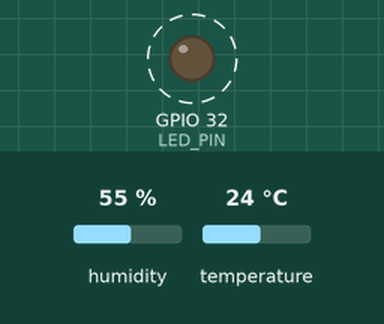
Recording of a program running on a simulated ESP32. Shown: output pins drawn as LEDs (lit = HIGH). Dashed ring = blinking. The inputs (shaded band) are chosen by the test bench; at power-on: humidity 55 %, temperature 24 °C. WiFi joins after 1.5 s; servers stay silent unless stated; random numbers use the default seed unless the program sets one; no MQTT or app messages arrive unless stated; what the program prints to the serial monitor is not drawn.

Above: at 2.0 s.
Timing chart, 0 to 6.4 s (numbered marks = the images above):
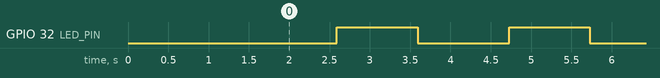

The program:

main.cpp
```cpp
#include <Arduino.h>
#include "DHT.h"
#include <ArduinoJson.h>
#include <WiFi.h>          // Required for ESP32 Wi-Fi
#include <PubSubClient.h>  // Required for MQTT (Install via Library Manager)

// --- Pin Configurations ---
#define LED_PIN 32
#define VOUT_PIN 25
#define DHTPIN 22
#define DHTTYPE DHT11

// --- Wi-Fi & MQTT Configurations ---
const char* ssid     = "iPhone";     // Put your Wi-Fi name here
const char* password = "himomha123"; // Put your Wi-Fi password here

// The MQTT Broker address (Change this to your actual broker)
const char* mqtt_server = "broker.hivemq.com";
const int mqtt_port = 1883;

// Your specific MQTT Topic
const char* mqtt_topic = "csc113/ambientenv/";

// --- Object Initializations ---
DHT dht(DHTPIN, DHTTYPE);
WiFiClient espClient;
PubSubClient client(espClient);

// Function to handle Wi-Fi connection
void setup_wifi() {
  delay(10);
  Serial.println();
  Serial.print("Connecting to ");
  Serial.println(ssid);

  WiFi.mode(WIFI_STA);
  WiFi.begin(ssid, password);

  while (WiFi.status() != WL_CONNECTED) {
    delay(500);
    Serial.print(".");
  }

  Serial.println("");
  Serial.println("WiFi connected");
  Serial.print("IP address: ");
  Serial.println(WiFi.localIP());
}

// Function to handle MQTT reconnection
void reconnect() {
  while (!client.connected()) {
    Serial.print("Attempting MQTT connection...");
    String clientId = "ESP32Client-";
    clientId += String(random(0xffff), HEX);

    if (client.connect(clientId.c_str())) {
      Serial.println("connected");
    } else {
      Serial.print("failed, rc=");
      Serial.print(client.state());
      Serial.println(" try again in 5 seconds");
      delay(5000);
    }
  }
}

void setup()
{
  Serial.begin(9600);
  while (!Serial) continue;

  pinMode(LED_PIN, OUTPUT);

  setup_wifi();
  client.setServer(mqtt_server, mqtt_port);

  Serial.println("before dht begin");
  dht.begin();
}

void measureTemp() {
  float h = dht.readHumidity();
  float t = dht.readTemperature();
  float f = dht.readTemperature(true);

  if (isnan(h) || isnan(t) || isnan(f)) {
    Serial.println(F("Failed to read from DHT sensor!"));
    return;
  }

  float hif = dht.computeHeatIndex(f, h);
  float hic = dht.computeHeatIndex(t, h, false);

  // 1. Build your JSON structure
  JsonDocument doc;
  doc["ID"] = "PF";  // Added to the very beginning of the JSON
  doc["humidity"] = h;

  JsonObject temperature = doc["temperature"].to<JsonObject>();
  temperature["celsius"] = t;
  temperature["fahrenheit"] = f;

  JsonObject gps = doc["gps"].to<JsonObject>();
  gps["lat"] = 48.8584;
  gps["lon"] = 2.2945;

  // 2. Convert JSON object into a string buffer for MQTT
  char jsonBuffer[256];
  serializeJson(doc, jsonBuffer);

  // 3. Publish the JSON string to your MQTT topic
  Serial.print("Publishing to topic [");
  Serial.print(mqtt_topic);
  Serial.print("]: ");
  Serial.println(jsonBuffer);

  if (client.publish(mqtt_topic, jsonBuffer)) {
    Serial.println("Publish successful!");
  } else {
    Serial.println("Publish failed. Is the payload too large or broker down?");
  }
}

void loop()
{
  // Keep the MQTT client connection alive
  if (!client.connected()) {
    reconnect();
  }
  client.loop();

  delay(1000);
  digitalWrite(LED_PIN, HIGH);
  delay(1000);
  digitalWrite(LED_PIN, LOW);

  measureTemp();
}
```

Measured:
- by itself, GPIO 32 (LED_PIN): alternates HIGH for 1.0 s and LOW for 1.1 s
